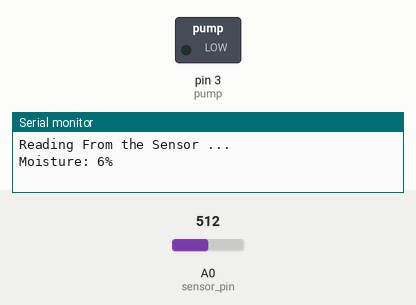
This sketch was run on a simulated Arduino Uno, built with avr-gcc and run on an emulated ATmega328P. Shown: switched loads named in the sketch (green lamp = pin HIGH), the last lines printed to the serial monitor. Inputs (shaded band) come from the test bench; at power-on: A0 (sensor_pin) = 512.

Above: at 2.2 s.
2.3 s: A0 (sensor_pin) set to 539
At 8.3 s:
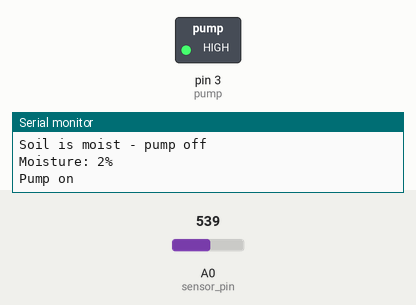
Timing chart, 0 to 9.8 s (numbered marks = the images above; inputs shaded):
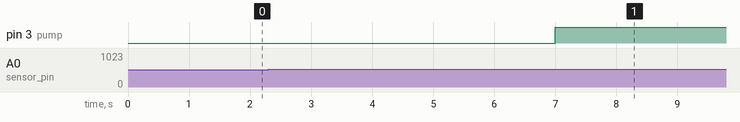

Measured:
- the behaviour switches between 522 and 523 on A0 (sensor_pin) (found by bisection; images 0 and 1)
- after the input at 2.3 s, pin 3 (pump): LOW → HIGH after 4.7 s

The sketch:

water.ino
```cpp
int sensor_pin = A0;  // Signal from the capacitive soil moisture sensor
int output_value;      // Value of soil moisture
int pump = 3;          // Digital pin where the relay is plugged in
int threshold = 5;     // Threshold value to trigger pump

void setup() {
  Serial.begin(9600);
  pinMode(sensor_pin, INPUT);  // Setup for the soil moisture sensor
  pinMode(pump, OUTPUT);       // Setup for the pump
  Serial.println("Reading From the Sensor ...");
  delay(1000);                 // Initial delay
}

void loop() {
  output_value = analogRead(sensor_pin);                  // Get sensor value
  output_value = map(output_value, 550, 0, 0, 100);      // Map to percentage
  Serial.print("Moisture: ");
  Serial.print(output_value);
  Serial.println("%");
  delay(2000);               // Wait 10 seconds

  controlPump();              // Call pump control function
}

void controlPump() {
  if (output_value < threshold) {                         // Check if soil is dry
    digitalWrite(pump, HIGH);
    Serial.println("Pump on");
    delay(10000);        // Run pump for 1 second
    digitalWrite(pump, LOW);
    Serial.println("Pump off");
  } else {
    Serial.println("Soil is moist - pump off");
  }
  delay(2000); // Wait 5 minutes
}
```
